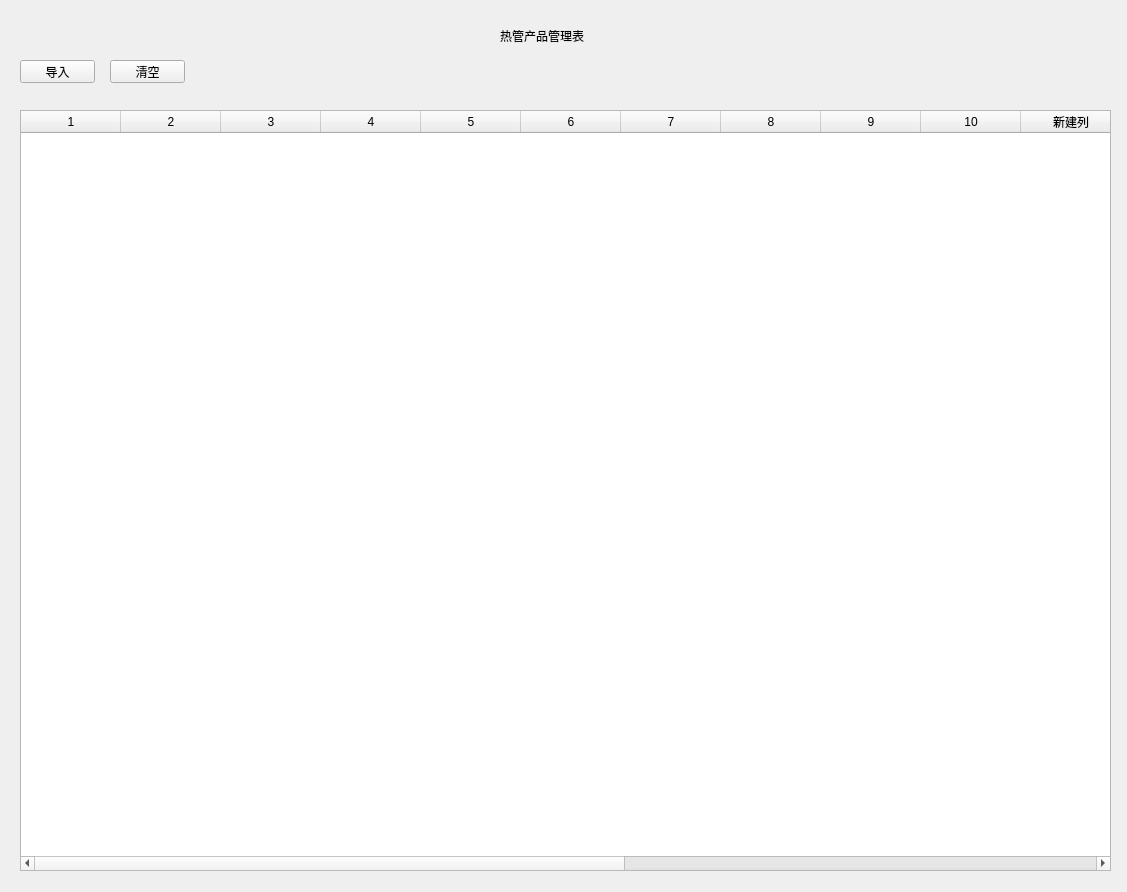
<?xml version="1.0" encoding="UTF-8"?>
<ui version="4.0">
 <class>Form</class>
 <widget class="QWidget" name="Form">
  <property name="geometry">
   <rect>
    <x>0</x>
    <y>0</y>
    <width>1127</width>
    <height>892</height>
   </rect>
  </property>
  <property name="windowTitle">
   <string>Form</string>
  </property>
  <widget class="QLabel" name="label">
   <property name="geometry">
    <rect>
     <x>500</x>
     <y>20</y>
     <width>191</width>
     <height>31</height>
    </rect>
   </property>
   <property name="styleSheet">
    <string notr="true">font: 75 16pt &quot;Agency FB&quot;;</string>
   </property>
   <property name="text">
    <string>热管产品管理表</string>
   </property>
  </widget>
  <widget class="QPushButton" name="pushButton">
   <property name="geometry">
    <rect>
     <x>20</x>
     <y>60</y>
     <width>75</width>
     <height>23</height>
    </rect>
   </property>
   <property name="text">
    <string>导入</string>
   </property>
  </widget>
  <widget class="QPushButton" name="pushButton_2">
   <property name="geometry">
    <rect>
     <x>110</x>
     <y>60</y>
     <width>75</width>
     <height>23</height>
    </rect>
   </property>
   <property name="text">
    <string>清空</string>
   </property>
  </widget>
  <widget class="QTableWidget" name="tableWidget">
   <property name="geometry">
    <rect>
     <x>20</x>
     <y>110</y>
     <width>1091</width>
     <height>761</height>
    </rect>
   </property>
   <column>
    <property name="text">
     <string>1</string>
    </property>
   </column>
   <column>
    <property name="text">
     <string>2</string>
    </property>
   </column>
   <column>
    <property name="text">
     <string>3</string>
    </property>
   </column>
   <column>
    <property name="text">
     <string>4</string>
    </property>
   </column>
   <column>
    <property name="text">
     <string>5</string>
    </property>
   </column>
   <column>
    <property name="text">
     <string>6</string>
    </property>
   </column>
   <column>
    <property name="text">
     <string>7</string>
    </property>
   </column>
   <column>
    <property name="text">
     <string>8</string>
    </property>
   </column>
   <column>
    <property name="text">
     <string>9</string>
    </property>
   </column>
   <column>
    <property name="text">
     <string>10</string>
    </property>
   </column>
   <column>
    <property name="text">
     <string>新建列</string>
    </property>
   </column>
   <column>
    <property name="text">
     <string>12</string>
    </property>
   </column>
   <column>
    <property name="text">
     <string>13</string>
    </property>
   </column>
   <column>
    <property name="text">
     <string>14</string>
    </property>
   </column>
   <column>
    <property name="text">
     <string>15</string>
    </property>
   </column>
   <column>
    <property name="text">
     <string>16</string>
    </property>
   </column>
   <column>
    <property name="text">
     <string>17</string>
    </property>
   </column>
   <column>
    <property name="text">
     <string>18</string>
    </property>
   </column>
  </widget>
 </widget>
 <resources/>
 <connections/>
</ui>
